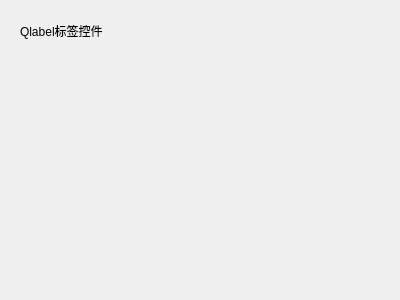
<?xml version="1.0" encoding="UTF-8"?>
<ui version="4.0">
 <class>Form</class>
 <widget class="QWidget" name="Form">
  <property name="geometry">
   <rect>
    <x>0</x>
    <y>0</y>
    <width>400</width>
    <height>300</height>
   </rect>
  </property>
  <property name="windowTitle">
   <string>Form</string>
  </property>
  <widget class="QLabel" name="label">
   <property name="geometry">
    <rect>
     <x>20</x>
     <y>20</y>
     <width>91</width>
     <height>21</height>
    </rect>
   </property>
   <property name="text">
    <string>Qlabel标签控件</string>
   </property>
  </widget>
 </widget>
 <resources/>
 <connections/>
</ui>
